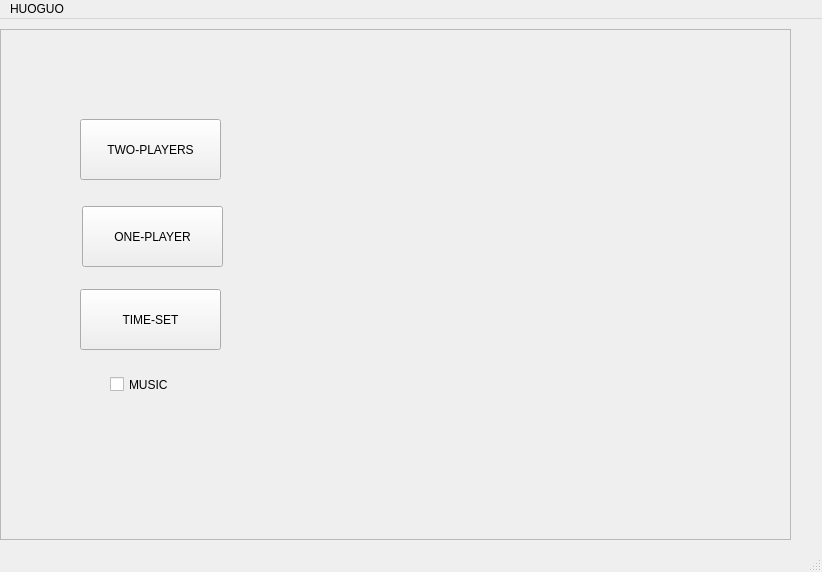
<?xml version="1.0" encoding="UTF-8"?>
<ui version="4.0">
 <class>MainWindow</class>
 <widget class="QMainWindow" name="MainWindow">
  <property name="geometry">
   <rect>
    <x>0</x>
    <y>0</y>
    <width>822</width>
    <height>572</height>
   </rect>
  </property>
  <property name="windowTitle">
   <string>MainWindow</string>
  </property>
  <widget class="QWidget" name="centralwidget">
   <widget class="QFrame" name="frame">
    <property name="geometry">
     <rect>
      <x>790</x>
      <y>560</y>
      <width>120</width>
      <height>80</height>
     </rect>
    </property>
    <property name="frameShape">
     <enum>QFrame::StyledPanel</enum>
    </property>
    <property name="frameShadow">
     <enum>QFrame::Raised</enum>
    </property>
   </widget>
   <widget class="QFrame" name="frame_2">
    <property name="geometry">
     <rect>
      <x>0</x>
      <y>10</y>
      <width>791</width>
      <height>511</height>
     </rect>
    </property>
    <property name="frameShape">
     <enum>QFrame::StyledPanel</enum>
    </property>
    <property name="frameShadow">
     <enum>QFrame::Raised</enum>
    </property>
    <widget class="QPushButton" name="pushButton">
     <property name="geometry">
      <rect>
       <x>80</x>
       <y>90</y>
       <width>141</width>
       <height>61</height>
      </rect>
     </property>
     <property name="text">
      <string>TWO-PLAYERS</string>
     </property>
    </widget>
    <widget class="QPushButton" name="pushButton_2">
     <property name="geometry">
      <rect>
       <x>82</x>
       <y>177</y>
       <width>141</width>
       <height>61</height>
      </rect>
     </property>
     <property name="text">
      <string>ONE-PLAYER</string>
     </property>
    </widget>
    <widget class="QCheckBox" name="checkBox">
     <property name="geometry">
      <rect>
       <x>110</x>
       <y>310</y>
       <width>101</width>
       <height>91</height>
      </rect>
     </property>
     <property name="text">
      <string>MUSIC</string>
     </property>
    </widget>
    <widget class="QPushButton" name="pushButton_3">
     <property name="geometry">
      <rect>
       <x>80</x>
       <y>260</y>
       <width>141</width>
       <height>61</height>
      </rect>
     </property>
     <property name="text">
      <string>TIME-SET</string>
     </property>
    </widget>
   </widget>
  </widget>
  <widget class="QMenuBar" name="menubar">
   <property name="geometry">
    <rect>
     <x>0</x>
     <y>0</y>
     <width>822</width>
     <height>25</height>
    </rect>
   </property>
   <widget class="QMenu" name="menuHUOGUO">
    <property name="title">
     <string>HUOGUO</string>
    </property>
   </widget>
   <addaction name="menuHUOGUO"/>
  </widget>
  <widget class="QStatusBar" name="statusbar"/>
 </widget>
 <resources/>
 <connections/>
</ui>
